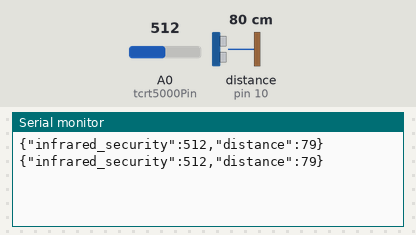
The sketch below on a simulated Arduino Uno, built with avr-gcc and run on an emulated ATmega328P. Parts: the last lines printed to the serial monitor. Wiring (inferred from the names in the program): ultrasonic range finder: trigger pin 9; echo pin 10. The test bench sets the inputs (shaded band); at power-on: distance to the obstacle (sensor on pin 10) 80 cm, A0 (tcrt5000Pin) = 512. The echo pulse lasts 58.3 µs per cm.

Above: at 1.8 s.
1.9 s: distance to the obstacle (sensor on pin 10) set to 2 cm
At 2.8 s:
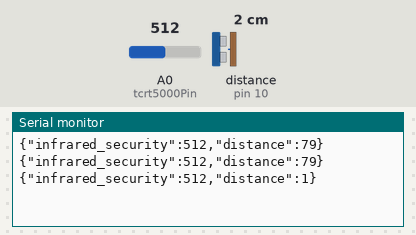
3.4 s: A0 (tcrt5000Pin) set to 716
At 4.7 s:
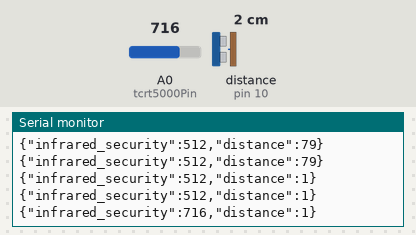
4.9 s: distance to the obstacle (sensor on pin 10) set to 4 cm
At 5.8 s:
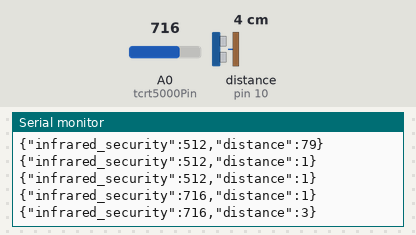
6.4 s: A0 (tcrt5000Pin) set to 900
At 7.5 s:
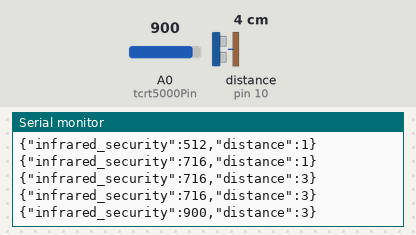
Timing chart, 0 to 8.9 s (numbered marks = the images above; inputs shaded):
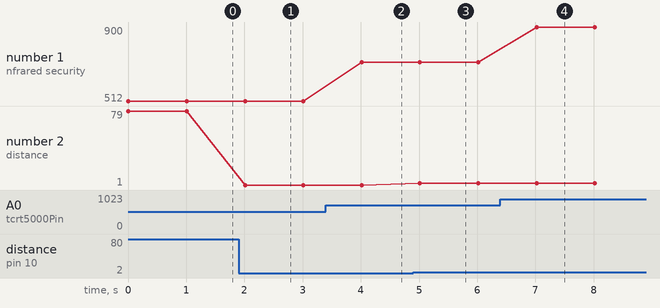

The sketch:

DistanceInfrared.ino
```cpp
const int tcrt5000Pin = A0;

const int triggerPin = 9;
const int echoPin = 10;

void setup() {
  Serial.begin(9600);

  pinMode(triggerPin, OUTPUT);
  pinMode(echoPin, INPUT);
}

int readTCRT5000() {
  return analogRead(tcrt5000Pin);
}

long readDistance() {
  // Se genera un pulso limpio en el pin Trigger
  digitalWrite(triggerPin, LOW);
  delayMicroseconds(2);

  // Se envía el pulso ultrasónico
  digitalWrite(triggerPin, HIGH);
  delayMicroseconds(10);
  digitalWrite(triggerPin, LOW);

  // Se mide el tiempo que tarda en regresar el pulso de eco (en microsegundos)
  long duration = pulseIn(echoPin, HIGH);

  // Se calcula la distancia en centímetros
  long distance = (duration * 0.0343) / 2;

  return distance;
}

void loop() {
  int tcrtValue = readTCRT5000();
  long distance = readDistance();

  String jsonOutput = "{\"infrared_security\":";
  jsonOutput += tcrtValue;
  jsonOutput += ",\"distance\":";
  jsonOutput += distance;
  jsonOutput += "}";

  Serial.println(jsonOutput);

  delay(1000);
}
```

Measured:
- after the input at 1.9 s, the serial monitor: prints a new line after 0.11 s (image 1)
- after the input at 3.4 s, the serial monitor: prints a new line after 0.62 s (image 2)
- after the input at 4.9 s, the serial monitor: prints a new line after 0.12 s (image 3)
- after the input at 6.4 s, the serial monitor: prints a new line after 0.62 s (image 4)
- plotted number 1: 512 → 716 after the input at 3.4 s, 716 → 900 after the input at 6.4 s
- plotted number 2: 79 → 1 after the input at 1.9 s, 1 → 3 after the input at 4.9 s
